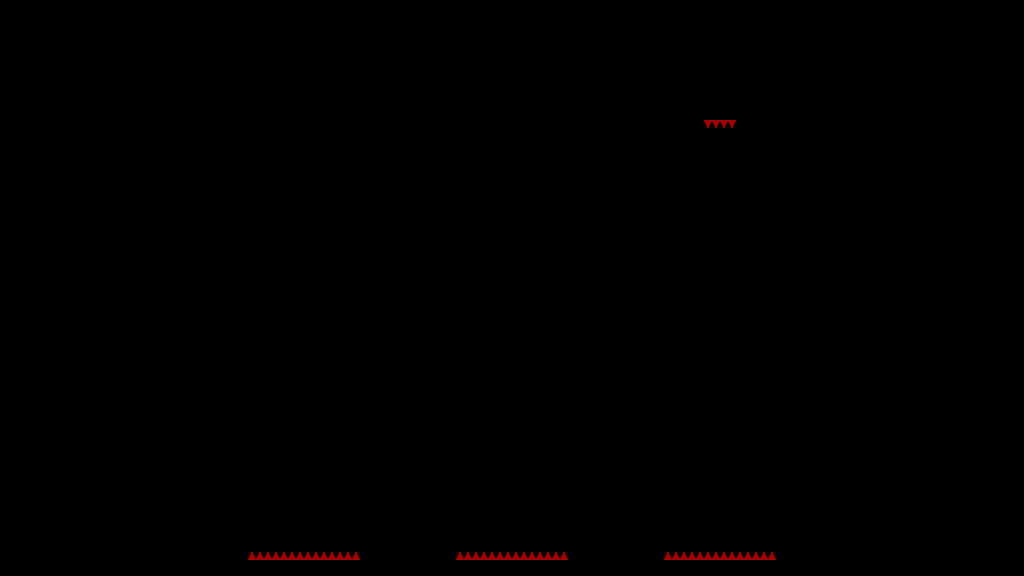

A level layout from a 2D game, rendered from its tile map. Below: a short description, then the map file with tile-grid data replaced by summaries:
An orthogonal 128x72 tile map with 8x8 px tiles, 1 tile layer (T_spikes) and 19 objects.

<map version="1.4" tiledversion="1.4.3" orientation="orthogonal" renderorder="right-down" width="128" height="72" tilewidth="8" tileheight="8" infinite="0" nextlayerid="5" nextobjectid="83">
 <tileset firstgid="1" source="../../../Sprites/Tiles/DEV/flat/T_spr_nv_flat_0.tsx" />
 <objectgroup id="3" name="C_Solid">
  <object id="8" x="0" y="0" width="152" height="576" />
  <object id="10" x="152" y="0" width="136" height="208" />
  <object id="19" x="320" y="120" width="384" height="88" />
  <object id="35" x="248" y="560" width="112" height="16" />
  <object id="39" x="152" y="472" width="96" height="104" />
  <object id="40" x="360" y="472" width="96" height="104" />
  <object id="41" x="456" y="560" width="112" height="16" />
  <object id="42" x="568" y="472" width="96" height="104" />
  <object id="44" x="152" y="296" width="96" height="88" />
  <object id="46" x="664" y="560" width="112" height="16" />
  <object id="47" x="776" y="472" width="96" height="104" />
  <object id="48" x="872" y="0" width="152" height="576" />
  <object id="49" x="776" y="0" width="96" height="384" />
  <object id="53" x="288" y="0" width="488" height="32" />
  <object id="54" x="456" y="32" width="320" height="88" />
  <object id="69" x="736" y="120" width="40" height="264" />
  <object id="80" x="360" y="296" width="96" height="88" />
  <object id="81" x="568" y="296" width="136" height="88" />
  <object id="82" x="288" y="32">
   <polygon points="0,0 32,0 0,32" />
  </object>
 </objectgroup>
 <layer id="4" name="T_spikes" width="128" height="72">
  <data>[9216 cells, 46 non-empty, 1 distinct tile ids]</data>
 </layer>
</map>
